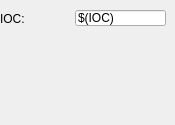
   <widget class="QWidget" name="tab_9">
    <attribute name="title">
     <string>Misc</string>
    </attribute>
    <widget class="caRelatedDisplay" name="carelateddisplay_3">
     <property name="geometry">
      <rect>
       <x>10</x>
       <y>90</y>
       <width>156</width>
       <height>26</height>
      </rect>
     </property>
     <property name="labels">
      <string>Main</string>
     </property>
     <property name="files">
      <string>ecmcMain.ui</string>
     </property>
     <property name="args">
      <string>IOC=$(IOC)</string>
     </property>
    </widget>
    <widget class="caLineEdit" name="calineedit_21">
     <property name="geometry">
      <rect>
       <x>75</x>
       <y>10</y>
       <width>91</width>
       <height>16</height>
      </rect>
     </property>
     <property name="text">
      <string>$(IOC)</string>
     </property>
     <property name="channel" stdset="0">
      <string notr="true"/>
     </property>
     <property name="colorMode">
      <enum>caLineEdit::Default</enum>
     </property>
     <property name="alarmHandling">
      <enum>caLineEdit::onBackground</enum>
     </property>
     <property name="precisionMode">
      <enum>caLineEdit::User</enum>
     </property>
    </widget>
    <widget class="caLabel" name="calabel_107">
     <property name="geometry">
      <rect>
       <x>0</x>
       <y>10</y>
       <width>69</width>
       <height>18</height>
      </rect>
     </property>
     <property name="minimumSize">
      <size>
       <width>69</width>
       <height>18</height>
      </size>
     </property>
     <property name="text">
      <string>IOC:</string>
     </property>
    </widget>
   </widget>
